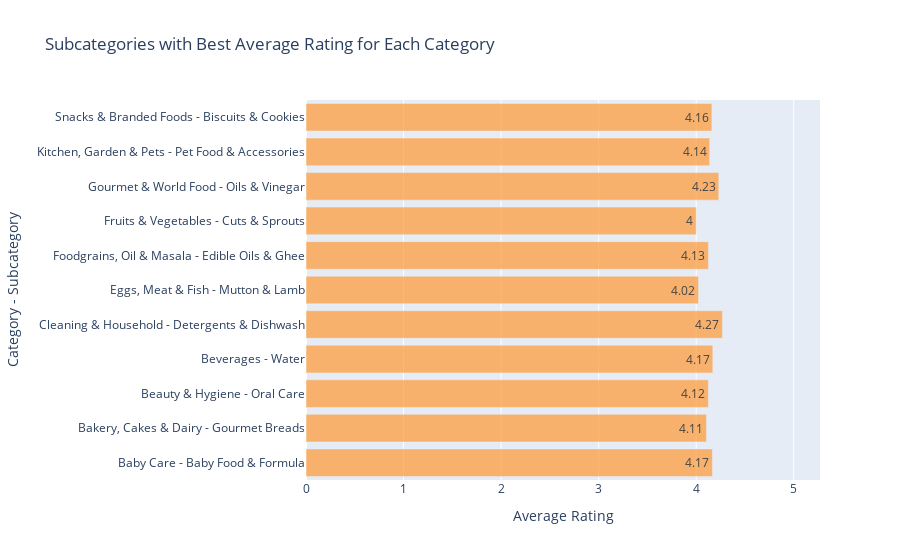
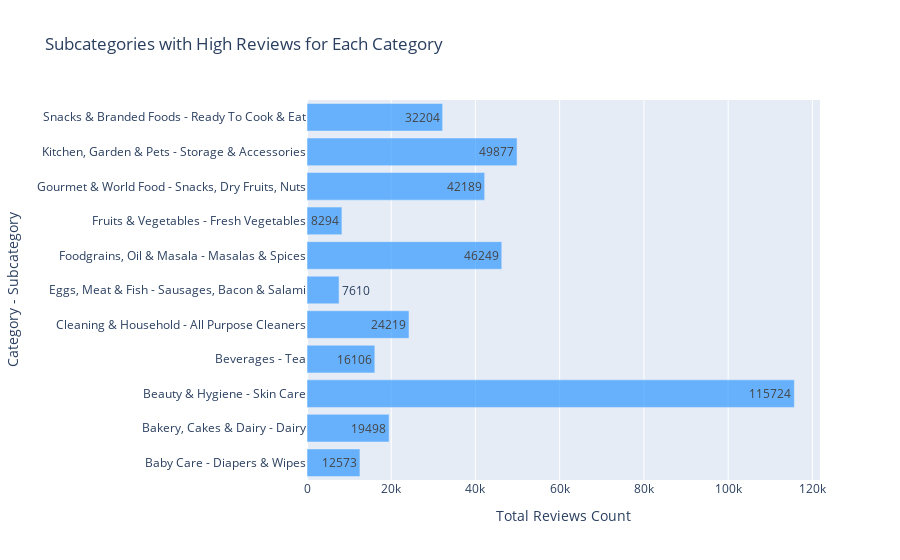

Notebook cell for these charts, in order:
### Markdown cell above
### Combination of category and sub-category list to be shown in ppt

### Code cell
import plotly.graph_objs as go

# Create figure for best product rating
fig1 = go.Figure(go.Bar(
    y=best_subcategories_rating['category'] + ' - ' + best_subcategories_rating['product_subcategory'],
    x=best_subcategories_rating['avg_product_rating'],
    name='Average Product Rating',
    orientation='h',
    marker=dict(color='rgba(255, 153, 51, 0.7)'),
    text=best_subcategories_rating['avg_product_rating'].round(2),
    textposition='auto'
))

fig1.update_layout(
    title='Subcategories with Best Average Rating for Each Category',
    yaxis=dict(title='Category - Subcategory'),
    xaxis=dict(title='Average Rating', range=[0, best_subcategories_rating['avg_product_rating'].max() + 1]), 
    bargap=0.2,
    margin=dict(l=150),
)

# Create figure for best customer reviews count
fig2 = go.Figure(go.Bar(
    y=best_subcategories_reviews['category'] + ' - ' + best_subcategories_reviews['product_subcategory'],
    x=best_subcategories_reviews['total_reviews'],
    name='Total Customer Reviews Count',
    orientation='h',
    marker=dict(color='rgba(51, 153, 255, 0.7)'),
    text=best_subcategories_reviews['total_reviews'],
    textposition='auto'
))

fig2.update_layout(
    title='Subcategories with High Reviews for Each Category',
    yaxis=dict(title='Category - Subcategory'),
    xaxis=dict(title='Total Reviews Count'),
    bargap=0.2,
    margin=dict(l=150)
)

# Show the plots one below another
fig1.show()
fig2.show()

### Figure 1 — Plotly figure (JSON) as saved in the notebook; plotly's stock layout.template omitted (floating-point values rounded to 4 significant figures)
{"data": [{"marker": {"color": "rgba(255, 153, 51, 0.7)"}, "name": "Average Product Rating", "orientation": "h", "text": [4.17, 4.11, 4.12, 4.17, 4.27, 4.02, 4.13, 4, 4.23, 4.14, 4.16], "textposition": "auto", "type": "bar", "x": [4.166, 4.106, 4.125, 4.171, 4.269, 4.024, 4.126, 4.001, 4.232, 4.138, 4.161], "y": ["Baby Care - Baby Food & Formula", "Bakery, Cakes & Dairy - Gourmet Breads", "Beauty & Hygiene - Oral Care", "Beverages - Water", "Cleaning & Household - Detergents & Dishwash", "Eggs, Meat & Fish - Mutton & Lamb", "Foodgrains, Oil & Masala - Edible Oils & Ghee", "Fruits & Vegetables - Cuts & Sprouts", "Gourmet & World Food - Oils & Vinegar", "Kitchen, Garden & Pets - Pet Food & Accessories", "Snacks & Branded Foods - Biscuits & Cookies"]}], "layout": {"bargap": 0.2, "margin": {"l": 150}, "title": {"text": "Subcategories with Best Average Rating for Each Category"}, "xaxis": {"range": [0, 5.269], "title": {"text": "Average Rating"}}, "yaxis": {"title": {"text": "Category - Subcategory"}}}}

### Figure 2 — Plotly figure (JSON) as saved in the notebook; plotly's stock layout.template omitted (floating-point values rounded to 4 significant figures)
{"data": [{"marker": {"color": "rgba(51, 153, 255, 0.7)"}, "name": "Total Customer Reviews Count", "orientation": "h", "text": [12573, 19498, 115724, 16106, 24219, 7610, 46249, 8294, 42189, 49877, 32204], "textposition": "auto", "type": "bar", "x": [12573, 19498, 115724, 16106, 24219, 7610, 46249, 8294, 42189, 49877, 32204], "y": ["Baby Care - Diapers & Wipes", "Bakery, Cakes & Dairy - Dairy", "Beauty & Hygiene - Skin Care", "Beverages - Tea", "Cleaning & Household - All Purpose Cleaners", "Eggs, Meat & Fish - Sausages, Bacon & Salami", "Foodgrains, Oil & Masala - Masalas & Spices", "Fruits & Vegetables - Fresh Vegetables", "Gourmet & World Food - Snacks, Dry Fruits, Nuts", "Kitchen, Garden & Pets - Storage & Accessories", "Snacks & Branded Foods - Ready To Cook & Eat"]}], "layout": {"bargap": 0.2, "margin": {"l": 150}, "title": {"text": "Subcategories with High Reviews for Each Category"}, "xaxis": {"title": {"text": "Total Reviews Count"}}, "yaxis": {"title": {"text": "Category - Subcategory"}}}}
